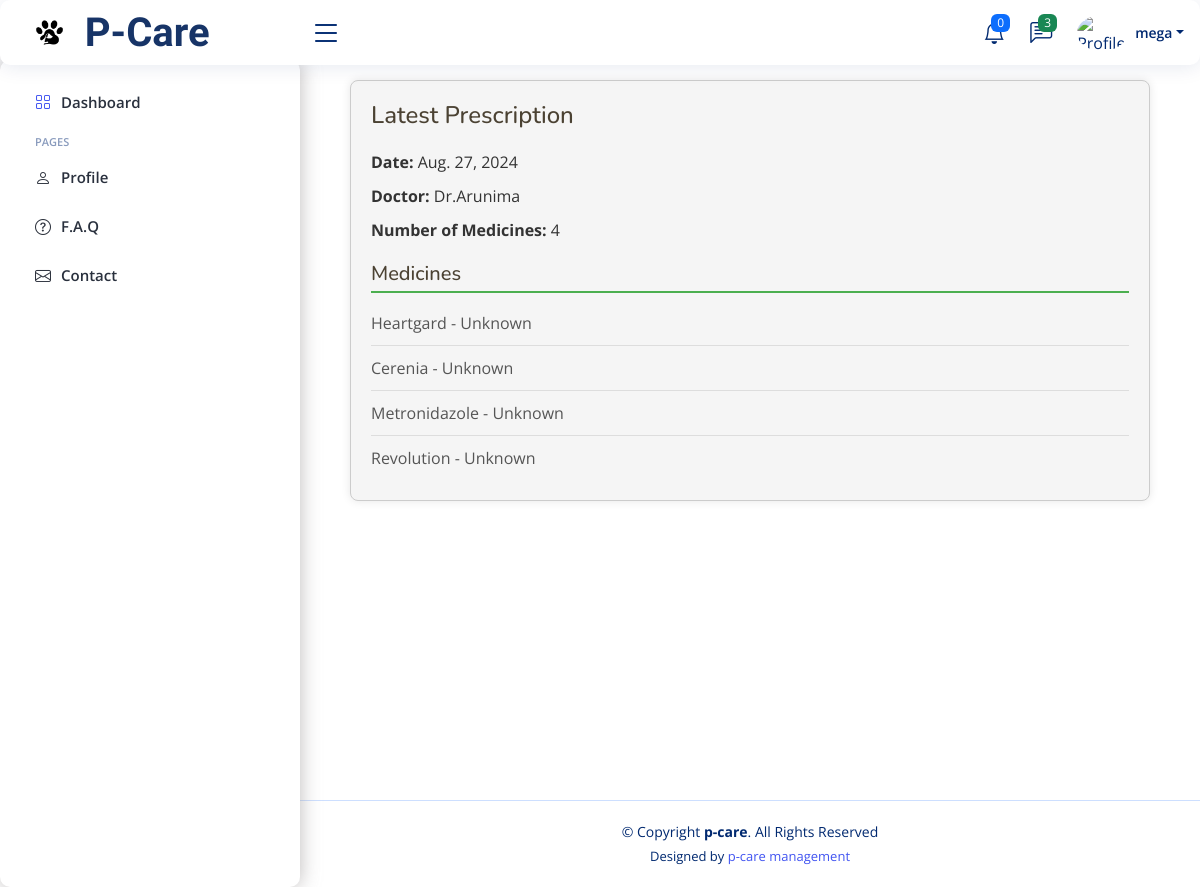
The app's page /latest_prescription/ (signed in), older data.
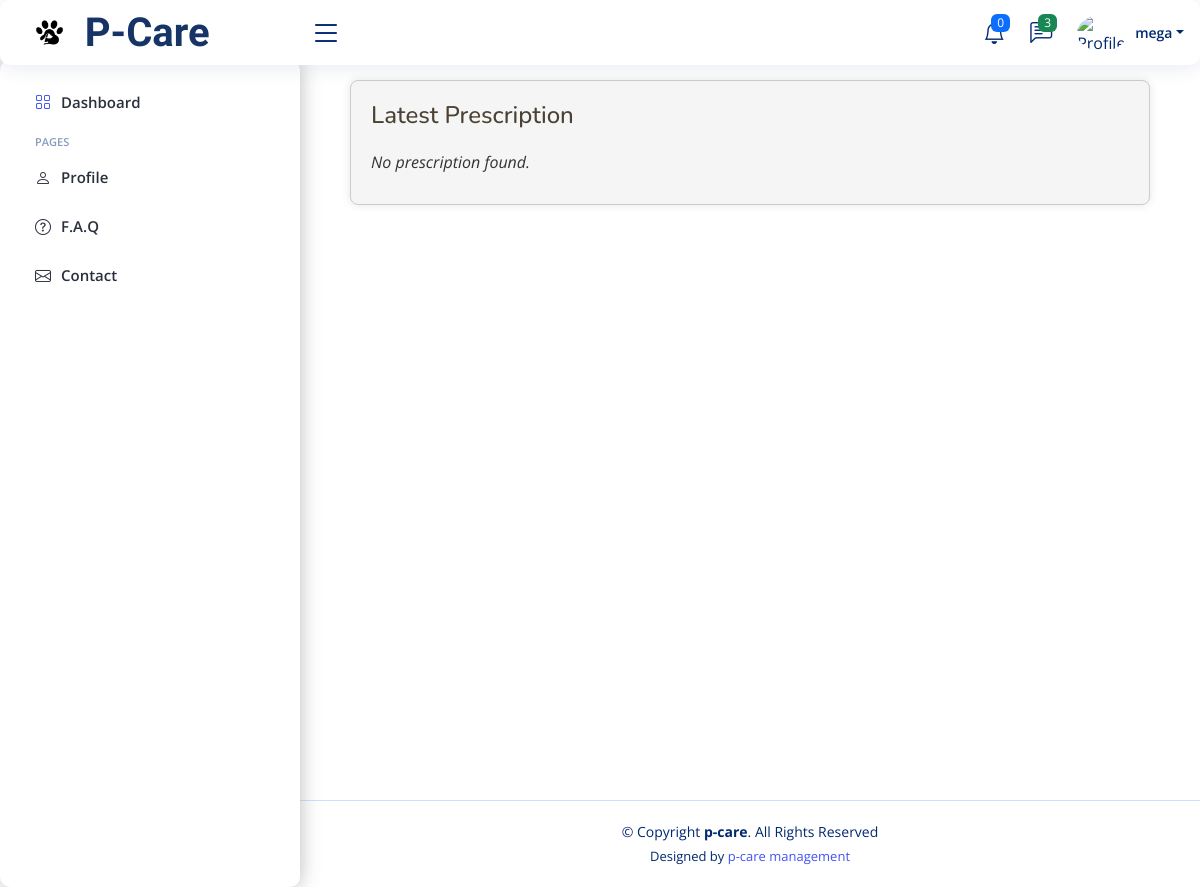
The same page, newer data.
### doctor/models.py (models this page shows, shortened)
class Prescription(models.Model):
    appointment = models.ForeignKey('user.Appointment', on_delete=models.CASCADE)
    date = models.DateField()
    medicine = models.ForeignKey(Medicine, on_delete=models.CASCADE, null=True, related_name='prescriptions')
    dosage = models.CharField(max_length=255)
    hospital = models.ForeignKey('Hospital', on_delete=models.CASCADE, related_name='prescriptions', default=1)

class Hospital(models.Model):
    user = models.OneToOneField(User, on_delete=models.CASCADE)
    hospital_name = models.CharField(max_length=255, default='general clinic')
    name = models.CharField(max_length=255)
    created_at = models.DateTimeField(auto_now_add=True)
    updated_at = models.DateTimeField(auto_now=True)
    address = models.TextField()

class Medicine(models.Model):
    name = models.CharField(max_length=255)
    dosage = models.CharField(max_length=255, default='Unknown')
    description = models.TextField(blank=True, null=True)
    prescription = models.ForeignKey('Prescription', on_delete=models.CASCADE, related_name='medicines', null=True)

### user/views.py (the view)
# urls.py: path('latest_prescription/', latest_prescription, name='latest_prescription'),
@login_required
def latest_prescription(request):
    latest_prescription = Prescription.objects.filter(appointment__user=request.user).order_by('-date').first()
    if latest_prescription:
        medicines = latest_prescription.medicines.all()
    else:
        medicines = Medicine.objects.none()
    context = {
        'latest_prescription': latest_prescription,
        'medicines': medicines,
        'prescription_date': latest_prescription.date if latest_prescription else None,
        'doctor_name': latest_prescription.hospital.name if latest_prescription and latest_prescription.hospital else 'N/A',
        'medicine_count': medicines.count() if latest_prescription else 0,
    }
    return render(request, 'latest_prescription.html', context)

### user/templates/latest_prescription.html (shortened to what this page needs)
{% extends "base.html" %}
{% load static %}
{% block maincss %}
<link href="{% static 'css/treatment.css' %}" rel="stylesheet">
<link href="{% static 'css/animation.css' %}" rel="stylesheet">
{% endblock %}
{% block content %}
<div class="prescription-container zoom-in-animation">
  <h1>Latest Prescription</h1>
  {% if latest_prescription %}
      <p><strong>Date:</strong> {{ prescription_date }}</p>
      <p><strong>Doctor:</strong> {{ doctor_name }}</p>
      <p><strong>Number of Medicines:</strong> {{ medicine_count }}</p>
      <h2>Medicines</h2>
      <ul>
      {% for medicine in medicines %}
          <li>{{ medicine.name }} - {{ medicine.dosage }}</li>
      {% empty %}
          <li class="no-prescription">No medicines prescribed.</li>
      {% endfor %}
      </ul>
  {% else %}
      <p class="no-prescription">No prescription found.</p>
  {% endif %}
</div>
{% endblock %}

Row changes from the older to the newer data that the page shows:
removed Prescription: date "Aug. 27, 2024"
no longer on this page (row unchanged): Hospital: name "Dr.Arunima"
removed Medicine: name "Heartgard", dosage "Unknown"
removed Medicine: name "Cerenia", dosage "Unknown"
removed Medicine: name "Metronidazole", dosage "Unknown"
removed Medicine: name "Revolution", dosage "Unknown"
Text that changed along with them:
{{ medicine_count }}: "4" → (not shown)
text no longer shown: "Date: Doctor: Number of Medicines: Medicines"
text now shown: "No prescription found."
